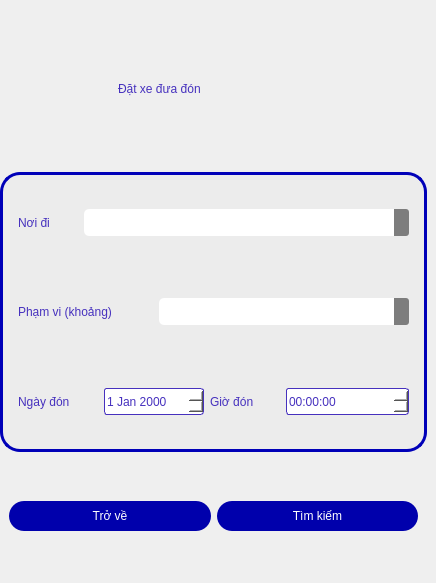
   <widget class="QWidget" name="transports">
    <widget class="QWidget" name="widget_31" native="true">
     <property name="geometry">
      <rect>
       <x>0</x>
       <y>0</y>
       <width>427</width>
       <height>574</height>
      </rect>
     </property>
     <property name="minimumSize">
      <size>
       <width>427</width>
       <height>574</height>
      </size>
     </property>
     <property name="maximumSize">
      <size>
       <width>427</width>
       <height>574</height>
      </size>
     </property>
     <property name="styleSheet">
      <string notr="true">QLabel {
	color: rgb(70, 49, 190);
	font: bold 20pt &quot;Google Sans&quot;;
	border: none;
}
</string>
     </property>
     <layout class="QVBoxLayout" name="verticalLayout_13">
      <item alignment="Qt::AlignHCenter">
       <widget class="QWidget" name="widget_35" native="true">
        <property name="minimumSize">
         <size>
          <width>250</width>
          <height>0</height>
         </size>
        </property>
        <property name="maximumSize">
         <size>
          <width>250</width>
          <height>100</height>
         </size>
        </property>
        <widget class="QLabel" name="label_32">
         <property name="geometry">
          <rect>
           <x>30</x>
           <y>40</y>
           <width>200</width>
           <height>31</height>
          </rect>
         </property>
         <property name="minimumSize">
          <size>
           <width>200</width>
           <height>0</height>
          </size>
         </property>
         <property name="maximumSize">
          <size>
           <width>200</width>
           <height>16777215</height>
          </size>
         </property>
         <property name="text">
          <string>Đặt xe đưa đón</string>
         </property>
        </widget>
       </widget>
      </item>
      <item>
       <widget class="QWidget" name="widget_34" native="true">
        <property name="minimumSize">
         <size>
          <width>400</width>
          <height>280</height>
         </size>
        </property>
        <property name="maximumSize">
         <size>
          <width>500</width>
          <height>280</height>
         </size>
        </property>
        <property name="styleSheet">
         <string notr="true">#widget_34
 {
	border: 3px solid rgb(0, 0, 184);
	border-radius: 20px;
	background: rgb(236, 236, 236);
	padding: 0px 0px 0px 0px;
}

QLineEdit {
	background-color: rgb(255, 255, 255);
	border-radius: 5px;
	font: bold 10pt &quot;Google Sans&quot;;
	padding-left: 5px;
	height: 30px;
}

QLineEdit:focus {
	background-color: rgb(255, 255, 255);
	border-radius: 5px;
	font: bold 10pt &quot;Google Sans&quot;;	
	border: 2px solid rgb(0, 85, 255);
	padding-left: 5px;
	height: 30px;
}

QLabel {
	color: rgb(70, 49, 190);
	font: bold 10pt &quot;Google Sans&quot;;
	border: none;
}

QComboBox {
	height: 25px;
	background: rgb(255, 255, 255);
	padding: 1px 5px 1px 5px;
	color: rgb(70, 49, 190);
	font: bold 10pt &quot;Google Sans&quot;;
outline: none;
border-radius: 5px;
}

QComboBox:editable {
	height: 25px;
	background: rgb(255, 255, 255);
	padding: 1px 5px 1px 5px;
border-radius: 5px;
}

QComboBox:!editable, QComboBox::drop-down:editable {
     background: rgb(255, 255, 255);
}

/* QComboBox gets the &quot;on&quot; state when the popup is open */
QComboBox:!editable:on, QComboBox::drop-down:editable:on {
    background: rgb(255, 255, 255)
}

QComboBox:on { /* shift the text when the popup opens */
    padding-top: 3px;
    padding-left: 4px;
}

QComboBox::drop-down {
    subcontrol-origin: padding;
    subcontrol-position: top right;
    width: 15px;

    border-left-width: 1px;
    border-left-color: darkgray;
    border-left-style: solid; /* just a single line */
    border-top-right-radius: 3px; /* same radius as the QComboBox */
    border-bottom-right-radius: 3px;
	border: none;
	outline: none;
	background: rgb(125, 125, 125);
}


QComboBox::down-arrow:on { /* shift the arrow when popup is open */
    top: 1px;
    left: 1px;
}

QDateTimeEdit {
	height: 25px;
	background: white;
	color: rgb(70, 49, 190);
	font: bold 10pt &quot;Google Sans&quot;;
	border-radius: 3px;
	border: 1px solid  rgb(70, 49, 190);
}

QCheckBox{
	border-radius: 1px;
	border:1px  solid blue;
}

QSpinBox {
	height: 25px;
	background: white;
	color: rgb(70, 49, 190);
	font: bold 10pt &quot;Google Sans&quot;;
	border-radius: 3px;
	border: 1px solid  rgb(70, 49, 190);
}

QPushButton {
	width: 100px;
	height: 30px;
    border-radius: 15px;
	background-color: rgb(0, 0, 172);
	color: rgb(255, 255, 255);
	font: bold 12pt &quot;Google Sans&quot;;
	outline: none;
}

QPushButton:hover:!pressed
{
	width: 100px;
	height: 30px;
   	border-radius: 15px;
	background-color: rgb(223, 223, 223);
	color: rgb(0, 0, 172);
	font: bold 12pt &quot;Google Sans&quot;;
	outline: none;
	border: 2px solid rgb(0, 84, 253)
} 
</string>
        </property>
        <layout class="QVBoxLayout" name="verticalLayout_16">
         <item>
          <widget class="QWidget" name="widget_37" native="true">
           <property name="minimumSize">
            <size>
             <width>0</width>
             <height>0</height>
            </size>
           </property>
           <property name="maximumSize">
            <size>
             <width>1000</width>
             <height>16777215</height>
            </size>
           </property>
           <layout class="QHBoxLayout" name="horizontalLayout_29">
            <property name="leftMargin">
             <number>9</number>
            </property>
            <property name="topMargin">
             <number>0</number>
            </property>
            <property name="rightMargin">
             <number>9</number>
            </property>
            <property name="bottomMargin">
             <number>0</number>
            </property>
            <item>
             <widget class="QLabel" name="label_33">
              <property name="maximumSize">
               <size>
                <width>60</width>
                <height>16777215</height>
               </size>
              </property>
              <property name="text">
               <string>Nơi đi</string>
              </property>
             </widget>
            </item>
            <item>
             <widget class="QComboBox" name="comboBox_departureAirportTransport">
              <property name="maximumSize">
               <size>
                <width>1000</width>
                <height>16777215</height>
               </size>
              </property>
              <item>
               <property name="text">
                <string/>
               </property>
              </item>
              <item>
               <property name="text">
                <string>Đà Nẵng</string>
               </property>
              </item>
              <item>
               <property name="text">
                <string>Sài Gòn</string>
               </property>
              </item>
              <item>
               <property name="text">
                <string>Hà Nội</string>
               </property>
              </item>
              <item>
               <property name="text">
                <string>Huế</string>
               </property>
              </item>
              <item>
               <property name="text">
                <string>Nha Trang</string>
               </property>
              </item>
              <item>
               <property name="text">
                <string>Phú Quốc</string>
               </property>
              </item>
              <item>
               <property name="text">
                <string>Đà Lạt</string>
               </property>
              </item>
              <item>
               <property name="text">
                <string>Vinh</string>
               </property>
              </item>
              <item>
               <property name="text">
                <string>Hải Phòng</string>
               </property>
              </item>
             </widget>
            </item>
           </layout>
          </widget>
         </item>
         <item>
          <widget class="QWidget" name="widget_41" native="true">
           <layout class="QHBoxLayout" name="horizontalLayout_35">
            <item alignment="Qt::AlignLeft">
             <widget class="QLabel" name="label_35">
              <property name="minimumSize">
               <size>
                <width>120</width>
                <height>0</height>
               </size>
              </property>
              <property name="maximumSize">
               <size>
                <width>120</width>
                <height>16777215</height>
               </size>
              </property>
              <property name="text">
               <string>Phạm vi (khoảng)</string>
              </property>
             </widget>
            </item>
            <item alignment="Qt::AlignLeft">
             <widget class="QComboBox" name="comboBox_range">
              <property name="minimumSize">
               <size>
                <width>250</width>
                <height>0</height>
               </size>
              </property>
              <property name="maximumSize">
               <size>
                <width>250</width>
                <height>16777215</height>
               </size>
              </property>
              <item>
               <property name="text">
                <string/>
               </property>
              </item>
              <item>
               <property name="text">
                <string>5km</string>
               </property>
              </item>
              <item>
               <property name="text">
                <string>10km</string>
               </property>
              </item>
              <item>
               <property name="text">
                <string>25km</string>
               </property>
              </item>
              <item>
               <property name="text">
                <string>50km</string>
               </property>
              </item>
              <item>
               <property name="text">
                <string>Trên 50km</string>
               </property>
              </item>
             </widget>
            </item>
           </layout>
          </widget>
         </item>
         <item>
          <widget class="QWidget" name="widget_33" native="true">
           <layout class="QHBoxLayout" name="horizontalLayout_36">
            <item>
             <widget class="QLabel" name="label_36">
              <property name="minimumSize">
               <size>
                <width>80</width>
                <height>0</height>
               </size>
              </property>
              <property name="maximumSize">
               <size>
                <width>80</width>
                <height>16777215</height>
               </size>
              </property>
              <property name="text">
               <string>Ngày đón</string>
              </property>
             </widget>
            </item>
            <item>
             <widget class="QDateEdit" name="dateEditBookTransport">
              <property name="minimumSize">
               <size>
                <width>100</width>
                <height>0</height>
               </size>
              </property>
              <property name="maximumSize">
               <size>
                <width>100</width>
                <height>16777215</height>
               </size>
              </property>
             </widget>
            </item>
            <item>
             <widget class="QLabel" name="label_37">
              <property name="minimumSize">
               <size>
                <width>70</width>
                <height>0</height>
               </size>
              </property>
              <property name="maximumSize">
               <size>
                <width>70</width>
                <height>16777215</height>
               </size>
              </property>
              <property name="text">
               <string>Giờ đón</string>
              </property>
             </widget>
            </item>
            <item>
             <widget class="QTimeEdit" name="timeEdit_bookTransport"/>
            </item>
           </layout>
          </widget>
         </item>
        </layout>
       </widget>
      </item>
      <item>
       <widget class="QWidget" name="widget_32" native="true">
        <property name="minimumSize">
         <size>
          <width>0</width>
          <height>50</height>
         </size>
        </property>
        <property name="maximumSize">
         <size>
          <width>16777215</width>
          <height>50</height>
         </size>
        </property>
        <layout class="QHBoxLayout" name="horizontalLayout_31">
         <item>
          <widget class="QPushButton" name="pushButton_backBookTransport">
           <property name="styleSheet">
            <string notr="true">QPushButton {
	width: 100px;
	height: 30px;
    border-radius: 15px;
	background-color: rgb(0, 0, 172);
	color: rgb(255, 255, 255);
	font: bold 12pt &quot;Google Sans&quot;;
	outline: none;
}

QPushButton:hover:!pressed
{
	width: 100px;
	height: 30px;
   	border-radius: 15px;
	background-color: rgb(223, 223, 223);
	color: rgb(0, 0, 172);
	font: bold 12pt &quot;Google Sans&quot;;
	outline: none;
	border: 2px solid rgb(0, 84, 253)
} </string>
           </property>
           <property name="text">
            <string>Trở về</string>
           </property>
           <property name="icon">
            <iconset>
             <normaloff>../img/feather/arrow-left-circle.svg</normaloff>../img/feather/arrow-left-circle.svg</iconset>
           </property>
           <property name="iconSize">
            <size>
             <width>20</width>
             <height>20</height>
            </size>
           </property>
          </widget>
         </item>
         <item>
          <widget class="QPushButton" name="pushButton_searchTransport">
           <property name="styleSheet">
            <string notr="true">QPushButton {
	width: 100px;
	height: 30px;
    border-radius: 15px;
	background-color: rgb(0, 0, 172);
	color: rgb(255, 255, 255);
	font: bold 12pt &quot;Google Sans&quot;;
	outline: none;
}

QPushButton:hover:!pressed
{
	width: 100px;
	height: 30px;
   	border-radius: 15px;
	background-color: rgb(223, 223, 223);
	color: rgb(0, 0, 172);
	font: bold 12pt &quot;Google Sans&quot;;
	outline: none;
	border: 2px solid rgb(0, 84, 253)
} </string>
           </property>
           <property name="text">
            <string>Tìm kiếm</string>
           </property>
           <property name="icon">
            <iconset>
             <normaloff>../img/feather/search.svg</normaloff>../img/feather/search.svg</iconset>
           </property>
           <property name="iconSize">
            <size>
             <width>20</width>
             <height>20</height>
            </size>
           </property>
          </widget>
         </item>
        </layout>
       </widget>
      </item>
     </layout>
    </widget>
   </widget>
